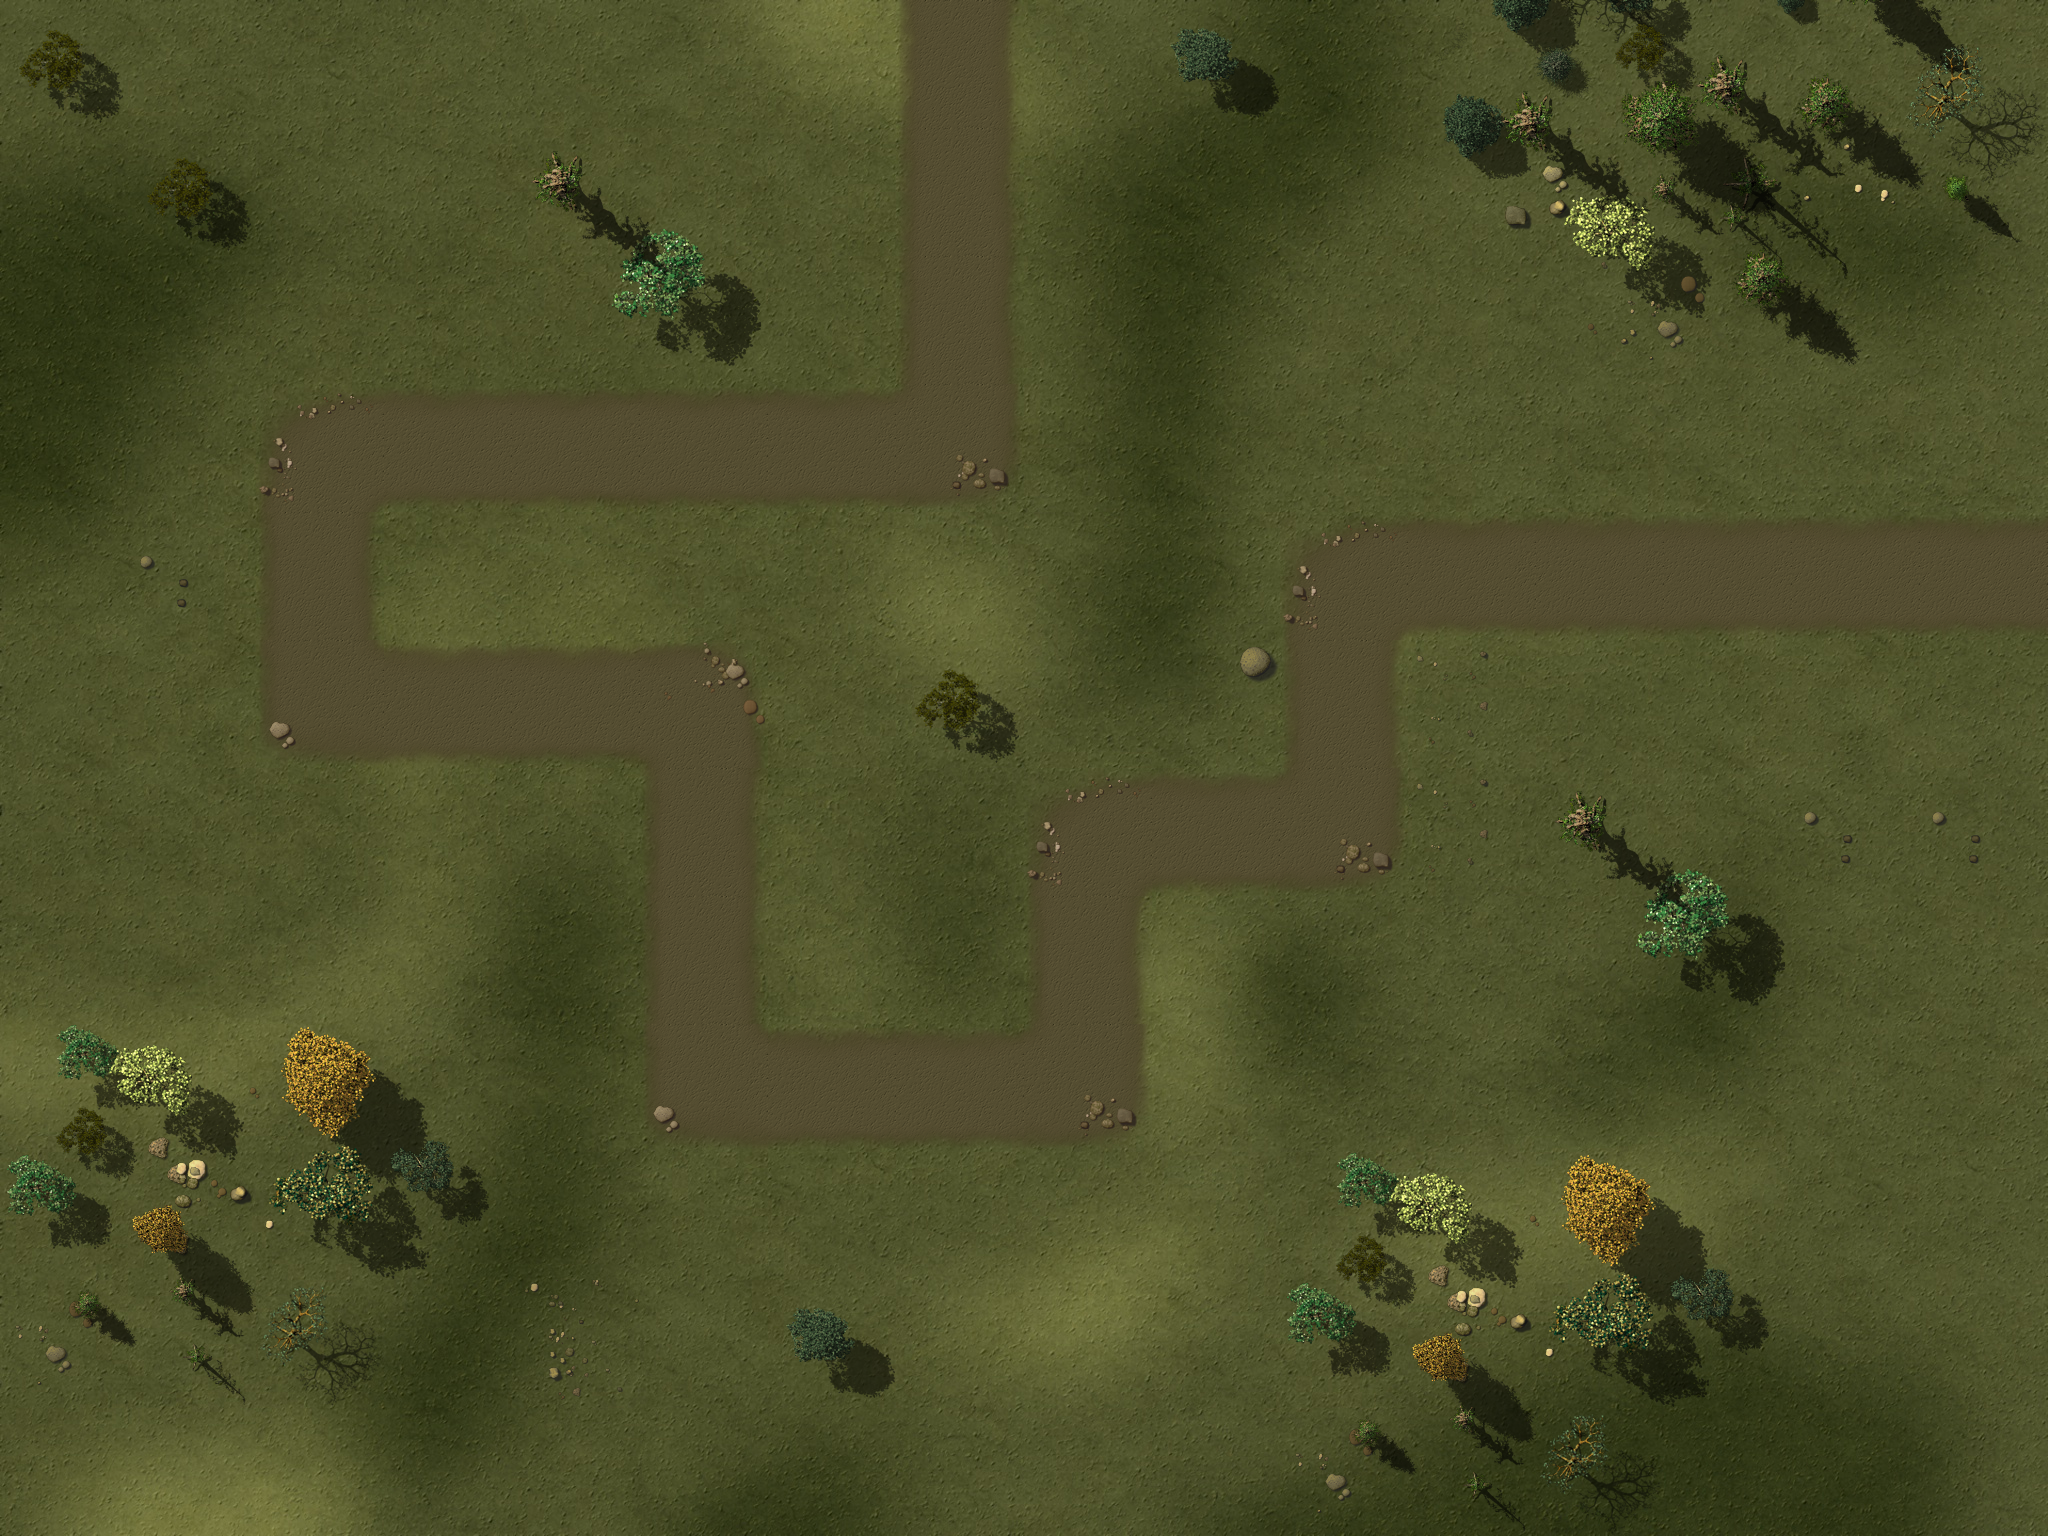

This game map was drawn from its Tiled (.tmx) file and the tilesets committed beside it. A one-line description and the trimmed map source follow:
An orthogonal 16x12 tile map with 128x128 px tiles, 4 tile layers (Ground, Objects1, Objects2, Path), 1 hidden layer not drawn, 3 tilesets and 23 objects.

<map version="1.0" orientation="orthogonal" width="16" height="12" tilewidth="128" tileheight="128">
 <properties>
 <property name="wave01" value="1,2,1,1,1,2,10,3,10,10,2,10,10,1,1,2,2,1,1,10,10,10,10,10,2,2,1,1" />
 <property name="wave02" value="4,10,10,10,10,1,1,1,1,1,4,1,1,4,1,1,3,3,3" />
 <property name="wave03" value="1,2,1,1,1,2,10,10,10,2,10,10,1,1,2,2,1,1,10,10,10,10,10,2,2,1,1" />
 <property name="wave04" value="10,6,10,10,1,10,1,10,1,10,10,10,1,1,1,1,10,10,10,10,1,1,1,10" />
 <property name="wave05" value="10,10,3,3,10,10,10,7,7,4,4,5,4,5,5,3,5,5,5,10,10,10,10,10,5,5,5,7,5,7,5,7,4" />
 <property name="wave06" value="2,5,5,5,5,5,5,5,4,4,4,7,7,7,7,5,5,5,7,7,4,4,4,7,6,7,4,5,4" />
 <property name="wave07" value="10,10,10,5,10,5,5,4,10,10,4,10,10,10,5,3,5,4,5,4,5,2" />
 <property name="wave08" value="10,3,10,10,6,10,7,7,4,4,5,4,5,5,5,5,5,5,10,10,10,10,10,5,5,5,7,5,7,5,7,4" />
 <property name="wave09" value="1,5,5,5,4,5,5,5,5,4,5,5,5,4,5,5,5,7,5,5,5,7,4,5,4,4,5,5,3,10,10,10" />
 <property name="wave10" value="1,7,5,5,5,7,10,10,10,7,10,10,5,5,7,7,5,5,10,10,10,10,10,7,7,5,100" />
 <property name="wave11" value="5,5,4,5,4,4,5,5,5,5,10,5,5,5,5,5,5,5,5,3,3,6,10,8,10,10,10,10,10,3,5,5,5,7,7,8,5,5,5,5,2" />
 <property name="wave12" value="10,10,10,10,10,8,3,7,4,5,4,5,5,5,10,8,10,10,10,10,6,10,10,10,10,10,10,10,10,10,10,10,10,6,5,7,11,6,10,10,10,6,5,5,5,5,10,10,10,10,10,10" />
 <property name="wave13" value="2,7,7,5,4,5,4,4,5,5,5,4,5,5,5,5,5,5,5,5,5,5,5,5,5,5,5,1" />
 <property name="wave14" value="8,10,10,10,6,10,10,3,10,10,6,10,10,10,10,10,4,4,4,4,5,5,5,10,10,10,9,10,10,7,10" />
 <property name="wave15" value="1,4,4,5,5,3,5,5,5,5,4,5,4,5,4,4,5,4,5,7,5,5,5,5,5,5,5,5,3,3,5,10,10,5,5,5,7,7,4,4" />
 <property name="wave16" value="7,7,7,7,7,7,6,7,7,7,7,7,7,5,5,5,5,8,7,5,5,4,4,4,3,8,9,9,9,5,5,6" />
 <property name="wave17" value="7,7,3,7,7,5,5,5,5,3,5,5,5,7,5,5,7,7,7,5,7,5,5,5,5,4" />
 <property name="wave18" value="2,7,6,4,4,5,4,10,10,10,10,4,4,4,10,10,8,10,10,10,3,5,5,7,7,7" />
 <property name="wave19" value="10,10,10,10,10,10,3,8,3,7,4,5,4,5,5,5,10,10,5,5,5,5,5,5,5,5,3,3,6,10,10,7,10,5,5,5,5,3" />
 <property name="wave20" value="102,6,10,10,10,3,3,5,10,10,5,5,5,7,7,4,4,10,10,10,10,8,10,10,10,10,10,10,10,10,10,5,5,5,5,5,5,7,10,10,10,10,101" />
<property name="wave21" value="10,10,10,10,10,7,10,10,7,10,10,10,10,7,10,10,10,8,10,10,8" />
<property name="wave22" value="1,7,5,5,5,7,10,10,10,7,10,10,5,5,7,7,5,5,10,10,10,10,10,7,7,5,1" />
<property name="wave23" value="5,5,6,6,5,5,5,5,5,5,7,7,7,7,8,3,7,4,5,4,5,5,5,8,5,7,8,4,5,6,11,5,5,5,4,6" />
<property name="wave24" value="11,11,8,3,7,4,5,4,5,5,5,11,3,3,5,5,5,5,5,5,5,5,3,3,6,8,8,11,11,11" />
<property name="wave25" value="2,7,5,5,5,5,5,5,5,5,5,3,3,6,5,8,8,3,7,4,6,4,4,4,5,5,5,9,9,9,9,9,6,5,6" />
<property name="wave26" value="11,11,11,3,3,11,11,11,11,11,8,9,9,9,5,5,6,8,5,7,8,4,5,8,11,5,5,5,4,4" />
<property name="wave27" value="3,3,5,5,5,5,7,7,4,4,3,5,5,5,5,5,5,5,5,3,5,5,5,5,5,5,1" />
<property name="wave28" value="6,11,11,11,11,6,11,11,11,11,6,9,9,5,5,9,9,5,5,5,5,3,9,9,8,5,5,5,1" />
<property name="wave29" value="10,10,10,10,5,10,5,10,5,10,10,10,5,5,5,5,10,10,10,10,5,5,5,10" />
<property name="wave30" value="1,5,5,5,10,10,10,5,10,10,10,5,5,5,5,5,5,10,10,10,10,102" />
<property name="wave31" value="1,5,5,5,7,3,4,5,4,5,6,5,5,5,8,9,9,9,5,5,6,5,5,5,7,8,6,6,8,5,5,8,4,4,7,7,3,3,3,3,6" />
<property name="wave32" value="11,11,11,10,10,10,10,10,6,7,11,11,11,6,10,10,8,10,9,9,7,5,7,5,7,3" />
<property name="wave33" value="3,3,7,7,5,5,5,5,5,5,5,5,5,7,3,3,5,5,5,5,6,5,5,9,9,9,6,8,6,5,5,9,9,9,6,8" />
<property name="wave34" value="6,6,9,9,9,11,11,11,11,11,11,9,9,3,7,5,5,5,5,5,5,4,4,5,5,3,6,5,5,6,8,3,3,6" />
<property name="wave35" value="8,3,7,4,5,4,5,5,5,7,4,5,4,8,5,5,5,7,8,5,5,5,6,8,5,5,5,6,7,7,5,5,5,11,11,11,11" />
<property name="wave36" value="6,6,9,9,9,11,11,11,11,11,11,9,9,3,7,5,5,5,5,5,5,4,4,5,5,8,5,7,8,4,5,8,11,5,5,5,4,4" />
<property name="wave37" value="8,3,7,4,5,4,5,5,5,7,4,5,4,8,5,5,5,7,7,7,5,5,6,5,5,9,9,9,6,8,5,11,11,11,11" />
<property name="wave38" value="10,10,10,10,10,10,8,9,9,9,5,5,6,10,10,10,10,10,10,6,10,10,10,10,10,10,10,10,10,6,10,10,10,10,10,10,10,10,5,5,5,5,10,10,8,10,8,10" />
<property name="wave39" value="10,10,10,5,10,10,10,5,10,10,10,8,10,5,10,10,10,10,8,10,5,10,10,5,10,10,10,10,5,10,10,10,10,7,10,10,7,10,10,2" />
<property name="wave40" value="10,10,10,10,10,10,3,10,10,10,10,10,10,10,10,10,10,10,10,10,10,10,10,10,10,10,7,10,5,5,5,5,103" />
<property name="wave41" value="5,6,5,5,5,6,5,5,5,5,5,5,6,5,5,5,5,5,8,8,5,5,6,10,10,10,10,11,11,11,6,10,10,10,10,3" />
<property name="wave42" value="11,11,11,9,9,11,11,8,11,11,6,5,5,6,5,5,9,9,9,6,8,5,5,5,5,5,4,4,4,7,3" />
<property name="wave43" value="10,10,10,10,9,9,9,10,10,10,8,10,10,10,10,8,10,7,10,3,10,10,10,8,8,10,10,3,8,10,10,10,9,9,10,10,9,9" />
<property name="wave44" value="1,5,5,5,7,3,4,5,4,5,6,5,5,8,8,3,7,4,5,4,5,5,51,8,9,9,9,5,5,6,5,5,5,2" />
<property name="wave45" value="11,11,11,8,9,9,9,5,5,6,6,7,11,11,11,6,10,6,10,10,9,9,7,5,7,5,7,3" />
<property name="wave46" value="4,4,7,10,10,10,5,5,5,5,5,6,6,10,4,6,3,6,4,7,8,5,5,5,6,7,5,5,5,9,9,8,5,5,5,5" />
<property name="wave47" value="8,5,5,5,6,8,5,5,5,6,8,5,5,5,6,7,4,7,4,5,5,5,10,10,10,10,5,5,5,7,7,4,4,7,10,10,10,10" />
<property name="wave48" value="6,7,7,7,7,7,4,5,4,5,4,4,6,5,9,9,8,5,5,5,5,5,9,9,9,6,8,7,5,5,5,7,7,7,7,5,5,5,4" />
<property name="wave49" value="4,5,4,4,7,5,5,5,5,5,5,3,3,5,4,5,5,5,6,5,5,9,9,9,6,8,8,8,5,5,5,7,5,4,4,6,5,5,9,6,8,9,6,8,5,5,6" />
<property name="wave50" value="103,6,6,5,5,5,5,5,6,7,4,4,7,7,7,6,6,3,8,3,7,4,6,4,5,5,8,6,3,3,3,3,5,5,5,7,7,102,8,3,7,4,5,4,5,5,5,103" />
 </properties>
 <tileset firstgid="1" name="ground" tilewidth="128" tileheight="128">
  <image source="tilesWorld1.png" width="2048" height="2048" />
 </tileset>
 <tileset firstgid="257" name="path" tilewidth="128" tileheight="128">
  <image source="path01.png" width="512" height="512" />
 </tileset>
 <tileset firstgid="273" name="ground" tilewidth="2048" tileheight="1536">
  <image source="ground5.jpg" width="2048" height="1536" />
 </tileset>
 <layer name="Ground" width="16" height="12">
  <data>[192 cells, 1 non-empty, 1 distinct tile ids]</data>
 </layer>
 <layer name="Objects1" width="16" height="12">
  <data>[192 cells, 49 non-empty, 31 distinct tile ids]</data>
 </layer>
 <layer name="Objects2" width="16" height="12">
  <data>[192 cells, 7 non-empty, 4 distinct tile ids]</data>
 </layer>
 <objectgroup name="Objects3" width="16" height="12">
  <object gid="232" x="-18" y="216" />
  <object gid="233" x="272" y="130" />
  <object gid="234" x="486" y="1048" />
  <object gid="234" x="1094" y="468" />
  <object gid="234" x="992" y="142" />
  <object gid="234" x="392" y="136" />
  <object gid="234" x="-30" y="530" />
  <object gid="234" x="62" y="862" />
  <object gid="234" x="1022" y="1498" />
 </objectgroup>
 <layer name="Path" width="16" height="12">
  <data>[192 cells, 31 non-empty, 6 distinct tile ids]</data>
 </layer>
 <objectgroup name="Locked" width="16" height="12" visible="0">
  <object x="2432" y="256" />
  <object x="0" y="0" width="2048" height="256" />
  <object x="0" y="1280" width="2048" height="256" />
  <object x="0" y="256" width="128" height="1024" />
  <object x="1920" y="256" width="128" height="1024" />
  <object x="896" y="640" width="128" height="128" />
  <object x="1280" y="1152" width="384" height="128" />
  <object x="128" y="1024" width="256" height="256" />
  <object x="640" y="256" width="128" height="128" />
  <object x="1536" y="768" width="128" height="128" />
  <object x="1664" y="896" width="128" height="128" />
  </objectgroup>
 <objectgroup name="Waypoints" width="16" height="12" visible="0">
  <!-- 1 objects omitted --></objectgroup>
 <layer name="blendAdd" width="16" height="12" visible="0">
  <data>[192 cells, 0 non-empty, 0 distinct tile ids]</data>
 </layer>
</map>
<!-- 3 of 23 objects omitted -->
